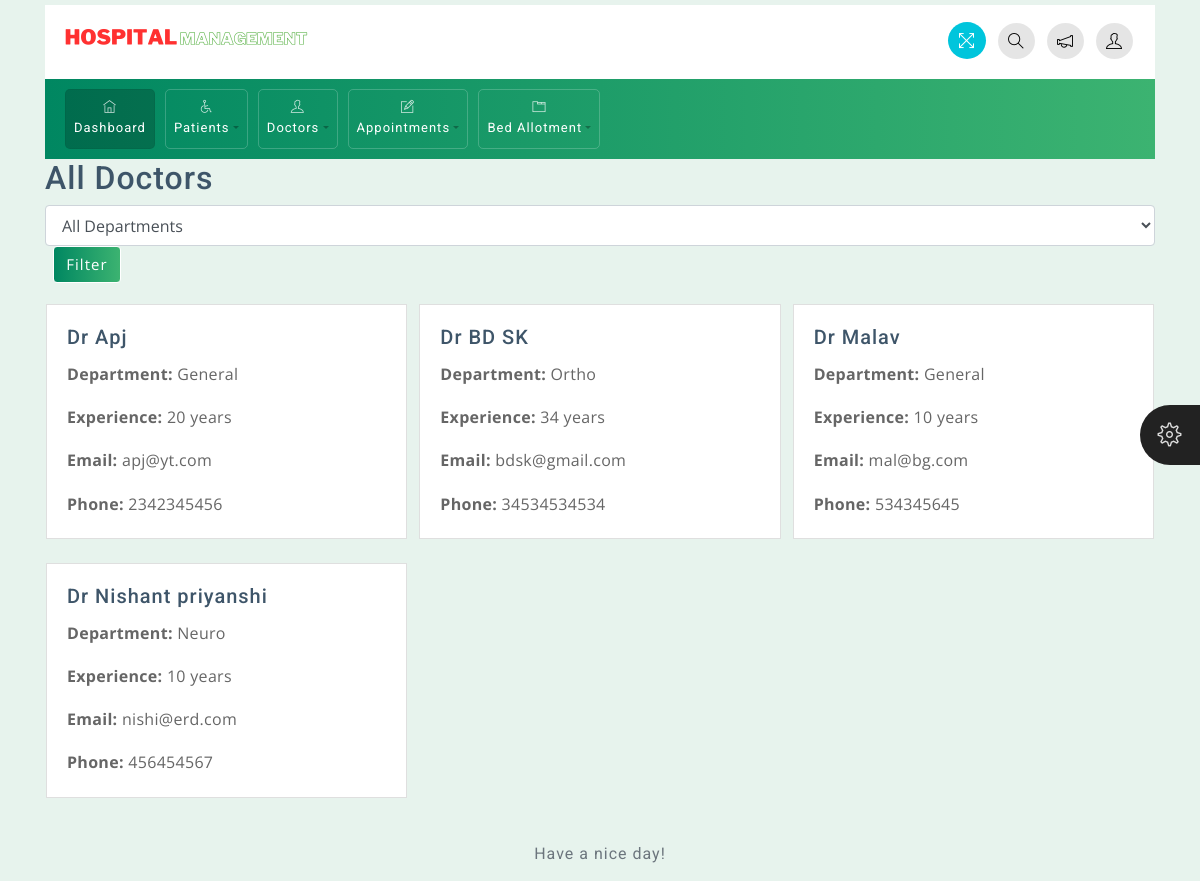
Page /doctor/all on the earlier database version.
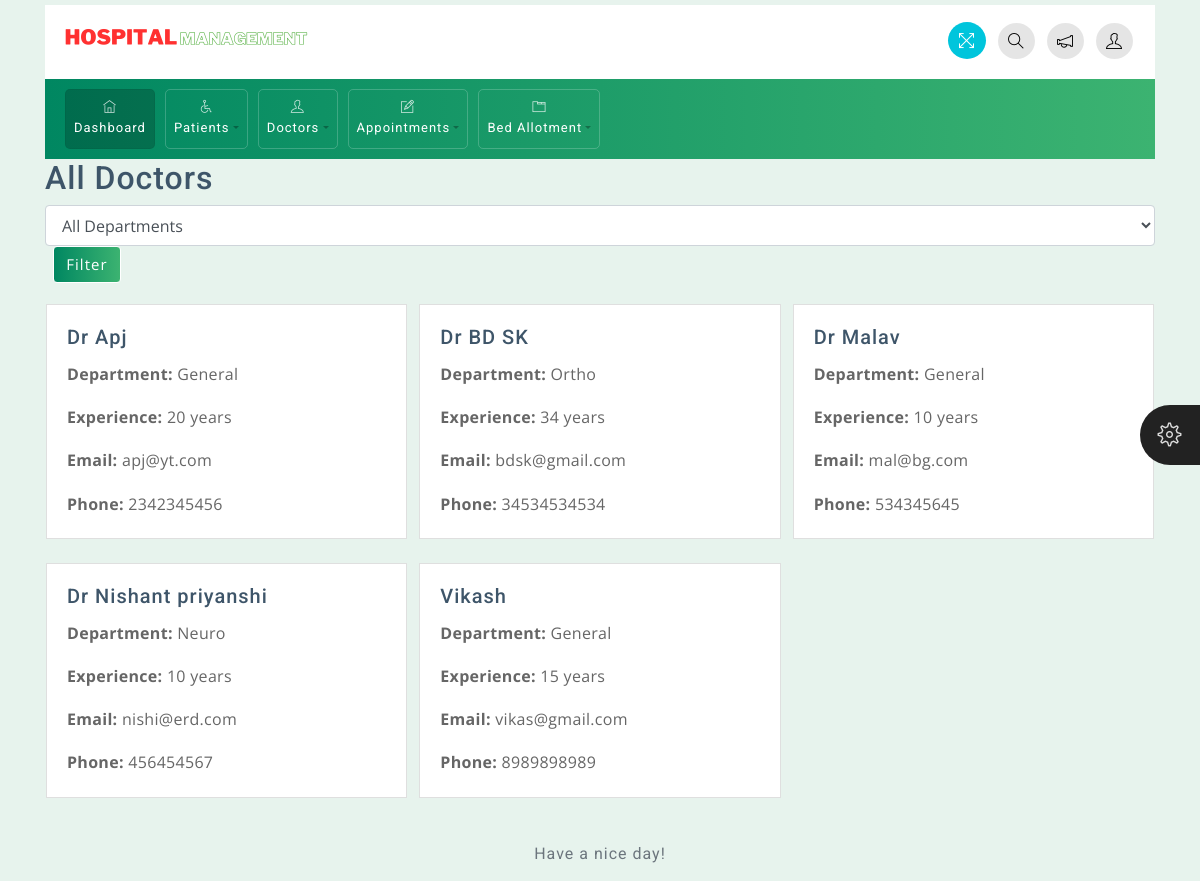
Same page on the later database version.
### app/models.py (models this page shows, shortened)
class Doctor(models.Model):
    GENDER_CHOICES = [
        ('Male', 'Male'),
        ('Female', 'Female'),
        ('Other', 'Other'),
    ]
    DEPARTMENT_CHOICES = [
        ('General', 'General'),
        ('Ortho', 'Ortho'),
        ('Neuro', 'Neuro'),
    ]
    doctor_name = models.CharField(max_length=100)
    dob = models.DateField()
    department = models.CharField(max_length=50, choices=DEPARTMENT_CHOICES)
    experience = models.IntegerField()
    phone = models.CharField(max_length=15)
    email = models.EmailField()
    gender = models.CharField(max_length=10, choices=GENDER_CHOICES)
    doctor_details = models.TextField()
    address = models.TextField()

### Hospital/views.py (the view)
# urls.py: path('doctor/all',views.ALL_DOCTOR,name='all_doctor'),
def ALL_DOCTOR(request):
    doctors = Doctor.objects.all()
    department = request.GET.get('department')
    if department:
        doctors = doctors.filter(department=department)
    return render(request, 'doctors/all_doctors.html', {'doctors': doctors, 'selected_department': department})

### templates/doctors/all_doctors.html (shortened to what this page needs)
{% extends 'base.html' %}
{% block content %}
<div class="container">
    <h2>All Doctors</h2>
    <form method="GET" action="{% url 'all_doctor' %}" class="mb-3">
        <select name="department" class="form-control">
            <option value="">All Departments</option>
        </select>
        <button type="submit" class="btn btn-primary">Filter</button>
    </form>
    <div class="row">
        {% for doctor in doctors %}
        <div class="col-md-4 mb-4">
            <div class="card">
                <div class="card-body">
                    <h5 class="card-title">{{ doctor.doctor_name }}</h5>
                    <p class="card-text"><strong>Department:</strong> {{ doctor.department }}</p>
                    <p class="card-text"><strong>Experience:</strong> {{ doctor.experience }} years</p>
                    <p class="card-text"><strong>Email:</strong> {{ doctor.email }}</p>
                    <p class="card-text"><strong>Phone:</strong> {{ doctor.phone }}</p>
                </div>
            </div>
        </div>
        {% endfor %}
    </div>
</div>
{% endblock %}

### templates/base.html (shortened to what this page needs)
<!DOCTYPE html>
<html>
<head>
    {% load static %}
	<link rel="stylesheet" href="{% static 'css/bootstrap.min.css' %}">
	<link rel="stylesheet" href="{% static 'css/themify-icons.css' %}">
	<link rel="stylesheet" href="{% static 'css/animate.css' %}">
	<link rel="stylesheet" href="{% static 'css/styles.css' %}">
	<link rel="stylesheet" href="{% static 'css/green.css' %}" id="style_theme">
	<link rel="stylesheet" href="{% static 'css/responsive.css' %}">
	<link rel="stylesheet" href="{% static 'charts/css/morris.css' %}">
	<link rel="stylesheet" href="{% static 'css/jquery-jvectormap.css' %}">
</head>
<body>
	<div class="theme-settings" id="switcher">
		<span class="theme-click">
			<span class="ti-settings"></span>
		</span>
	</div>
    <div class="wrapper">
		<div id="content">
			<div class="container top-brand">
				<nav class="navbar navbar-default">
					<div class="navbar-header">
						<div class="sidebar-header"> <a href="#"><img src="{% static 'images/hm.png' %}" class="logo" alt="logo"></a>
						</div>
					</div>
					<ul class="nav justify-content-end">
						<li class="nav-item">
							<a class="nav-link">
								<span title="Fullscreen" class="ti-fullscreen fullscreen"></span>
							</a>
						</li>
						<li class="nav-item">
							<a class="nav-link" data-toggle="modal" data-target=".proclinic-modal-lg">
								<span class="ti-search"></span>
							</a>
						</li>
						<li class="nav-item">
							<a class="nav-link dropdown-toggle" data-toggle="dropdown" href="#" role="button" aria-haspopup="true"
							 aria-expanded="false">
								<span class="ti-announcement"></span>
							</a>
						</li>
						<li class="nav-item">
							<a class="nav-link dropdown-toggle" data-toggle="dropdown" href="#" role="button" aria-haspopup="true"
							 aria-expanded="false">
								<span class="ti-user"></span>
							</a>
						</li>
					</ul>
				</nav>
			</div>
			<div class="container menu-nav">
				<nav class="navbar navbar-expand-lg proclinic-bg text-white">
					<div class="collapse navbar-collapse" id="navbarSupportedContent">
						<ul class="navbar-nav mr-auto">
							<li class="nav-item active">
								<a class="nav-link" href="{% url 'base' %}">
									<span class="ti-home"></span> Dashboard
								</a>
							</li>
							<li class="nav-item dropdown">
								<a class="nav-link dropdown-toggle" data-toggle="dropdown" href="#" role="button" aria-haspopup="true"
								 aria-expanded="false"><span class="ti-wheelchair"></span> Patients</a>
							</li>
							<li class="nav-item dropdown">
								<a class="nav-link dropdown-toggle" data-toggle="dropdown" href="#" role="button" aria-haspopup="true"
								 aria-expanded="false"><span class="ti-user"></span> Doctors</a>
							</li>
							<li class="nav-item dropdown">
								<a class="nav-link dropdown-toggle" data-toggle="dropdown" href="#" role="button" aria-haspopup="true"
								 aria-expanded="false"><span class="ti-pencil-alt"></span> Appointments</a>
							</li>
							<li class="nav-item dropdown">
								<a class="nav-link dropdown-toggle" data-toggle="dropdown" href="#" role="button" aria-haspopup="true"
									aria-expanded="false"><span class="ti-layout-tab"></span> Bed Allotment</a>
							</li>
						</ul>
					</div>
				</nav>
			</div>
            {% block content %}
            {% endblock %}
			<div class="container">
				<div class="d-sm-flex justify-content-center">
                    <span class="text-muted text-center d-block d-sm-inline-block">Have a nice day!</span>
				</div>
			</div>
		</div>
	</div>
</body>
</html>

### static/css/styles.css (style rules this page uses)
body { font-family: 'Open Sans', sans-serif; background-color: #E7F3ED; color: #3e5569; }
h1, h2, h3, h4, h5, h6, span, .menu-nav { font-family: 'Roboto', sans-serif; letter-spacing: 1px; }
p { font-size: 1em; line-height: 1.7em; color: #666; letter-spacing: .3px; }
a, a:hover, a:focus { color: inherit; text-decoration: none; transition: all 0.3s; }
.navbar { padding: 10px 15px; background: #fff; border: none; border-radius: 0; }
#content { padding-top: 5px; padding-bottom: 15px; transition: all 0.3s; width: 100%; }
.text-muted { color: #6c757d!important; padding-top: 20px; }
div[class*="col-"] { padding-right: 6px; padding-left: 6px; }
#switcher { position: fixed; bottom: 45%; right: -130px; width: 130px; background-color: #404040; color: #ffffff; z-index: 9999; font-size: 15px; padding-bottom: 20px; -webkit-transition: all 0.6s ease; transition: all 0.6s ease; height: 80px; }
#switcher .theme-click { display: block; position: absolute; padding: 8px; width: 60px; height: 60px; line-height: 48px; color: #ffffff; font-size: 24px; background-color: #222; text-align: center; left: -60px; top: 0; cursor: pointer; z-index: 2; border-radius: 30px 0 0 30px; }
#switcher .theme-click .ti-settings { color: #ddd; }
.menu-nav .navbar-nav .nav-item { font-size: 13px; padding: 2px 0px; border: 1px solid rgba(255,255,255,.2); margin: 0 5px; border-radius: 5px; }
.menu-nav .navbar-nav .nav-item.active { border: 1px solid rgba(0,0,0,.05) }
.menu-nav .dropdown-toggle::after { color: rgba(0,0,0,.3); }
li.nav-item.active { background: rgba(0,0,0,.2); border-radius: 5px; }
.menu-nav [class^="ti-"], .menu-nav [class*=" ti-"] { color: rgba(255,255,255,.8); }
.navbar-default .dropdown-toggle::after { display: none; }
.navbar-default .ti-announcement, .navbar-default .ti-user, .navbar-default .ti-search { padding: 10px; border-radius: 50%; color: #000; }
.navbar-default .ti-user, .navbar-default .ti-announcement, .navbar-default .ti-search { background: rgba(0,0,0,.1); }
.top-brand .nav-link { padding: 6px; cursor: pointer; }
.navbar .nav .nav-item:last-child .nav-link { padding-right: 7px; }
.fullscreen { padding: 10px; font-size: 17px; cursor: pointer; background: #00c5dc; color: #fff; border-radius: 50%; margin-left: 10px; }
.card, .card-img-top { border-radius: 0px; }
.btn { margin-bottom: 5px; font-size: 15px; letter-spacing: 1px; }
.form-control { border-color: #E7F3ED; }
select.form-control:not([size]):not([multiple]) { height: 2.6rem; }

### static/css/green.css (style rules this page uses)
.proclinic-bg { background: #3CB371; background: -webkit-linear-gradient(to right, #008761, #3CB371); background: linear-gradient(to right, #008761, #3CB371); }
.btn-primary { background: #3CB371; background: -webkit-linear-gradient(to right, #008761, #3CB371); background: linear-gradient(to right, #008761, #3CB371); border-color: #ffffff; }

### static/css/responsive.css (style rules this page uses)
@media (min-width: 992px) { .row { margin-right: -5px; margin-left: -5px; } }
@media (min-width: 992px) and (max-width: 1200px) { .menu-nav [class^="ti-"], .menu-nav [class*=" ti-"] { display: block; margin-bottom: 5px; text-align: center; } }

### templates/base.html (style rules this page uses)
.form-control { border-color: #ced4da; }

Differences in the rows shown:
added Doctor: doctor_name "Vikash", department "General", experience "15", email "vikas@gmail.com", phone "8989898989"
